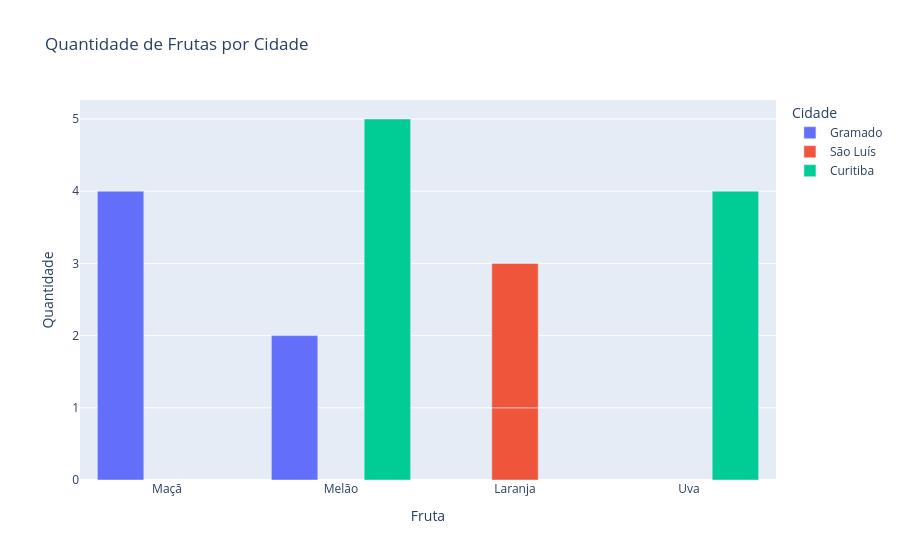

Source (notebook cell):
### Markdown cell above
## 1. Gráfico interativo
Cada cor representa uma cidade; as barras ficam lado a lado (`barmode='group'`).

### Code cell
fig = fruits_by_city_chart(df)
fig.show()

### Figure 1 — Plotly figure (JSON) as saved in the notebook; plotly's stock layout.template omitted (floating-point values rounded to 4 significant figures)
{"data": [{"alignmentgroup": "True", "hovertemplate": "Cidade=Gramado<br>Fruta=%{x}<br>Quantidade=%{y}<extra></extra>", "legendgroup": "Gramado", "marker": {"color": "#636efa", "pattern": {"shape": ""}}, "name": "Gramado", "offsetgroup": "Gramado", "orientation": "v", "showlegend": true, "textposition": "auto", "type": "bar", "x": ["Maçã", "Melão"], "xaxis": "x", "y": [4, 2], "yaxis": "y"}, {"alignmentgroup": "True", "hovertemplate": "Cidade=São Luís<br>Fruta=%{x}<br>Quantidade=%{y}<extra></extra>", "legendgroup": "São Luís", "marker": {"color": "#EF553B", "pattern": {"shape": ""}}, "name": "São Luís", "offsetgroup": "São Luís", "orientation": "v", "showlegend": true, "textposition": "auto", "type": "bar", "x": ["Laranja", "Laranja"], "xaxis": "x", "y": [1, 2], "yaxis": "y"}, {"alignmentgroup": "True", "hovertemplate": "Cidade=Curitiba<br>Fruta=%{x}<br>Quantidade=%{y}<extra></extra>", "legendgroup": "Curitiba", "marker": {"color": "#00cc96", "pattern": {"shape": ""}}, "name": "Curitiba", "offsetgroup": "Curitiba", "orientation": "v", "showlegend": true, "textposition": "auto", "type": "bar", "x": ["Uva", "Melão"], "xaxis": "x", "y": [4, 5], "yaxis": "y"}], "layout": {"barmode": "group", "legend": {"title": {"text": "Cidade"}, "tracegroupgap": 0}, "title": {"text": "Quantidade de Frutas por Cidade"}, "xaxis": {"anchor": "y", "domain": [0.0, 1.0], "title": {"text": "Fruta"}}, "yaxis": {"anchor": "x", "domain": [0.0, 1.0], "title": {"text": "Quantidade"}}}}
